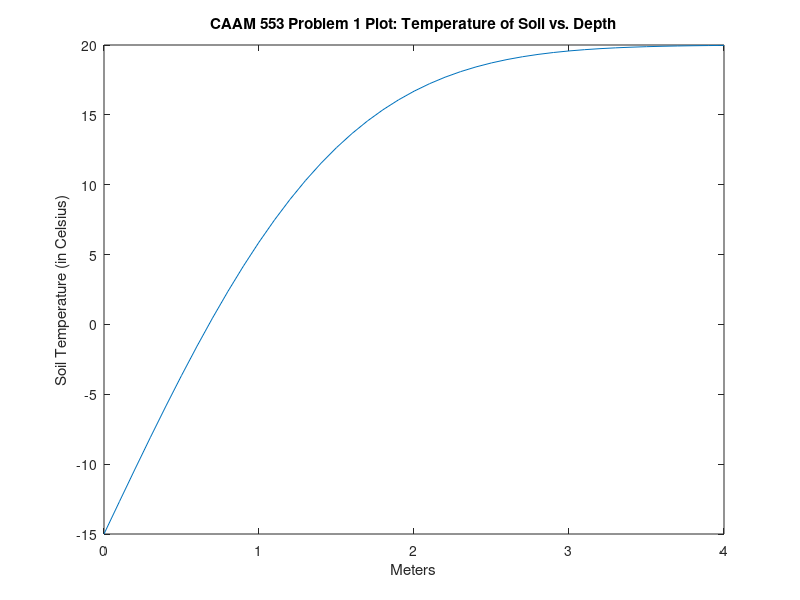

Write the MATLAB code that produced this figure.
function ErfPlot

% Tim Becker
% 8/31/12
% CAAM 553 Homework 1, Problem 1.
%
% ErfPlot
%
% ErfPlot.m plots the given function from 0 to 3, demonstrating that f(0)<0
% and f(3)>0, so the Intermediate Value Theorem confirms that there must be
% a root in this interval. We see the short-term behavior of the
% temperature as the depth of the soil changes.

t = 5184000; % Variable values for the function.
Ti = 20;
Ts = -15;
alpha = .138e-6;


x = 0:.1:4;                                  % The plotting region.
y = erf((x)/(2*(alpha*t)^(1/2)))*(Ti-Ts)+Ts; % USer's function.
plot(x,y)
xlabel('Meters') 
ylabel('Soil Temperature (in Celsius)')
title('CAAM 553 Problem 1 Plot: Temperature of Soil vs. Depth')